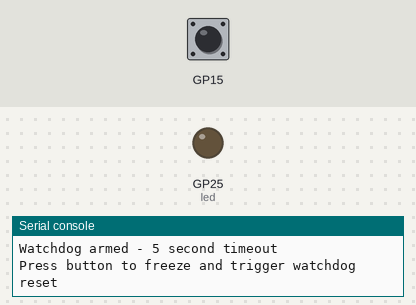
This program was run on a simulated Raspberry Pi Pico running CircuitPython. On the bench: output pins drawn as LEDs (lit = HIGH), the last lines printed to the serial console. The inputs (shaded band) are chosen by the test bench; at power-on: GP15 HIGH.

Above: at 1.2 s.
1.3 s: GP15 pulled LOW for 0.15 s
At 2.8 s:
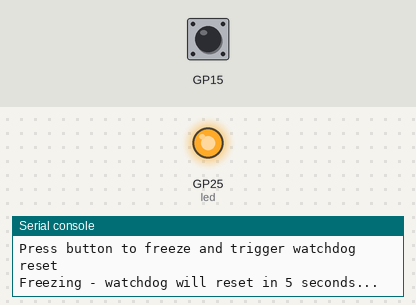
Timing chart, 0 to 4.3 s (numbered marks = the images above; inputs shaded):
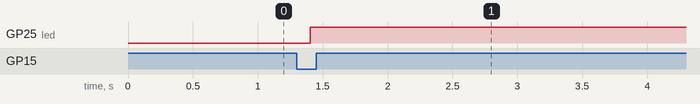

Measured:
- after the input at 1.3 s, GP25 (led): LOW → HIGH after 0.10 s

The program:

watchdag.py
```python
import board
import digitalio
import keypad
import microcontroller
import watchdog
import time

wdt = microcontroller.watchdog
wdt.timeout = 5
wdt.mode = watchdog.WatchDogMode.RESET

led = digitalio.DigitalInOut(board.LED)
led.direction = digitalio.Direction.OUTPUT

keys = keypad.Keys((board.GP15,), value_when_pressed=False)

print("Watchdog armed - 5 second timeout")
print("Press button to freeze and trigger watchdog reset")

while True:
    wdt.feed()

    event = keys.events.get()
    if event and event.pressed:
        print("Freezing - watchdog will reset in 5 seconds...")
        led.value = True
        while True:
            pass

    time.sleep(0.1)
```
